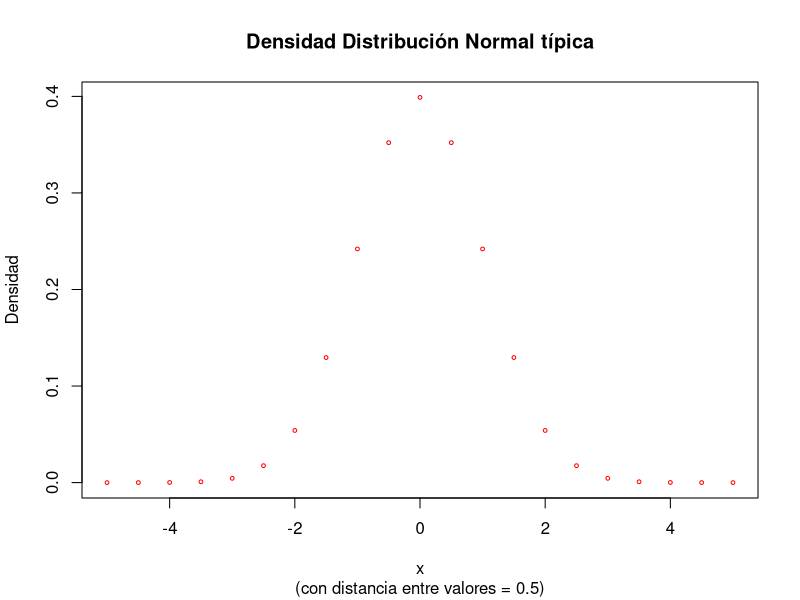
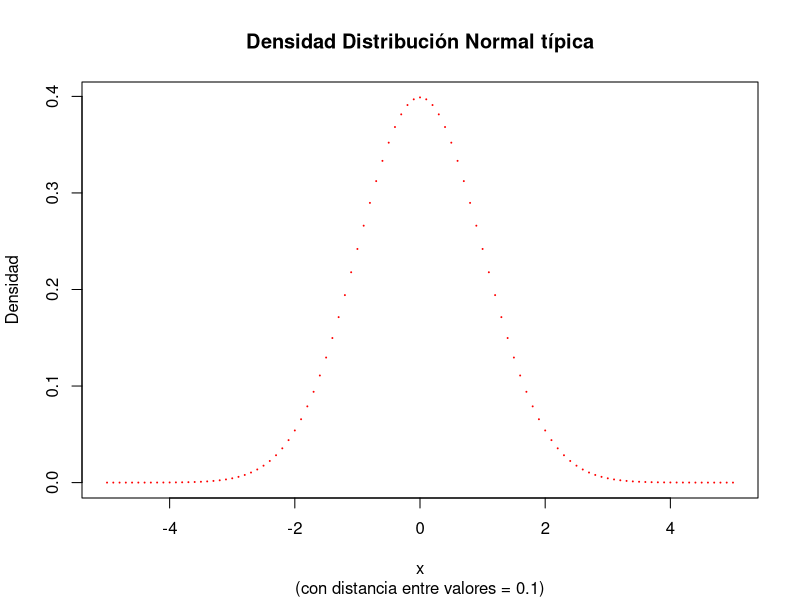
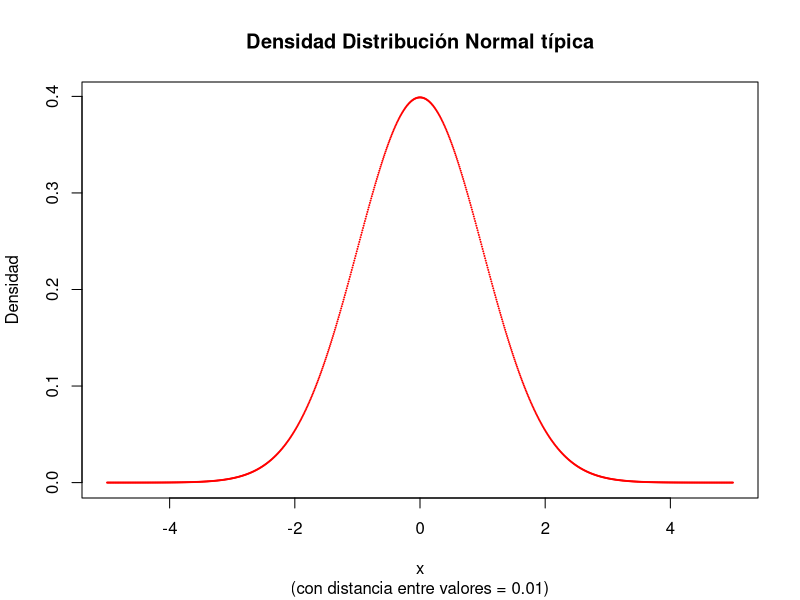
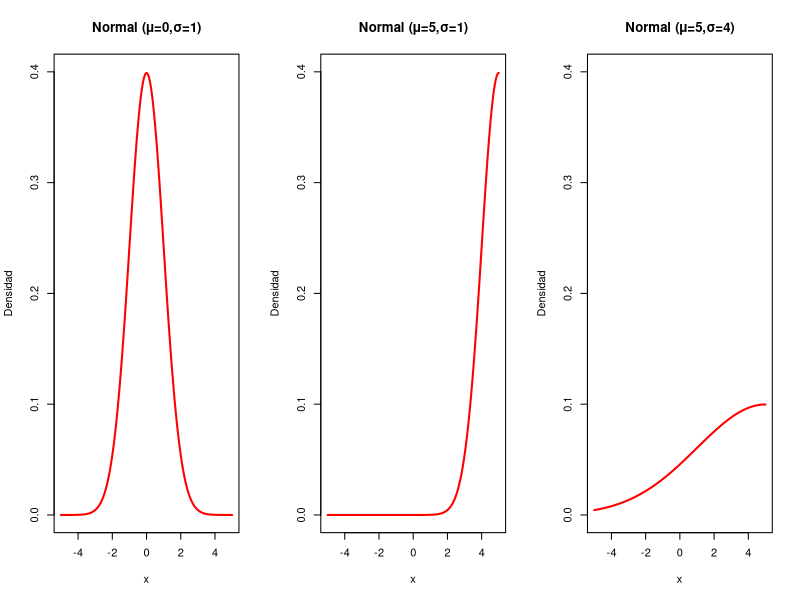

These charts were generated, in order, by the following R code:
# Práctico 0 - Ejercicio 1

# Parte b)
dist_normal <- function(mu = 0,sigma = 1,delta){  # Función que genera densidades de una normal
  x <- seq(-5, 5, by = delta) # valores de x de -5 a 5
  probs <- (1/(sqrt(2*pi)*sigma)) * exp(-((x - mu)^2)/(2*sigma^2)) 
  return(list(x = x, probs = probs)) # devuelve lista con x y densidades
}

# Parte c) Grafica la normal con diferentes distancias entre los puntos
delta <- c(0.5, 0.1, 0.01)
for(d in delta){
  dt <- dist_normal(0,1,d)
  plot(dt$x, dt$probs, col = "red", xlab = "x", ylab = "Densidad",
       cex = d, main = "Densidad Distribución Normal típica",
       sub = paste0("(con distancia entre valores = ", d, ")"))
}

# Parte d)

par(mfrow = c(1,3)) # Prepara ventana para 3 gráficos juntos

# Diferentes combinaciones de media y desviación
parametros <- list(
  c(mu = 0, sigma = 1),
  c(mu = 5, sigma = 1),
  c(mu = 5, sigma = 4)
)

for(p in parametros){
  mu <- p["mu"]
  sigma <- p["sigma"]
  dt <- dist_normal(mu, sigma, delta = 0.01)
  plot(dt$x, dt$probs, col = "red", xlab = "x", ylab = "Densidad", type = "l",
       lwd = 2, ylim = c(0, 0.4), main = paste0("Normal (μ=", mu, ",σ=", sigma, ")"))
}

